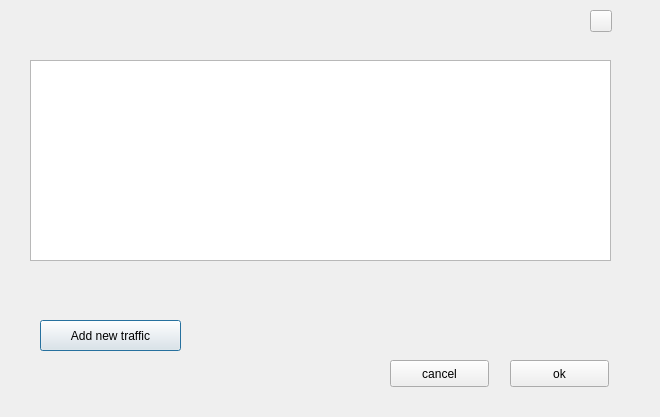
<?xml version="1.0" encoding="UTF-8"?>
<ui version="4.0">
 <class>Dialog</class>
 <widget class="QDialog" name="Dialog">
  <property name="geometry">
   <rect>
    <x>0</x>
    <y>0</y>
    <width>660</width>
    <height>417</height>
   </rect>
  </property>
  <property name="windowTitle">
   <string>Dialog</string>
  </property>
  <widget class="QTableWidget" name="tableWidget">
   <property name="geometry">
    <rect>
     <x>30</x>
     <y>60</y>
     <width>581</width>
     <height>201</height>
    </rect>
   </property>
  </widget>
  <widget class="QPushButton" name="add_new_host">
   <property name="geometry">
    <rect>
     <x>40</x>
     <y>320</y>
     <width>141</width>
     <height>31</height>
    </rect>
   </property>
   <property name="text">
    <string>Add new traffic</string>
   </property>
  </widget>
  <widget class="QPushButton" name="refresh_button">
   <property name="geometry">
    <rect>
     <x>590</x>
     <y>10</y>
     <width>22</width>
     <height>22</height>
    </rect>
   </property>
   <property name="text">
    <string/>
   </property>
  </widget>
  <widget class="QPushButton" name="cancel_button">
   <property name="geometry">
    <rect>
     <x>390</x>
     <y>360</y>
     <width>99</width>
     <height>27</height>
    </rect>
   </property>
   <property name="text">
    <string>cancel</string>
   </property>
  </widget>
  <widget class="QPushButton" name="ok_button">
   <property name="geometry">
    <rect>
     <x>510</x>
     <y>360</y>
     <width>99</width>
     <height>27</height>
    </rect>
   </property>
   <property name="text">
    <string>ok</string>
   </property>
  </widget>
 </widget>
 <resources/>
 <connections/>
</ui>
